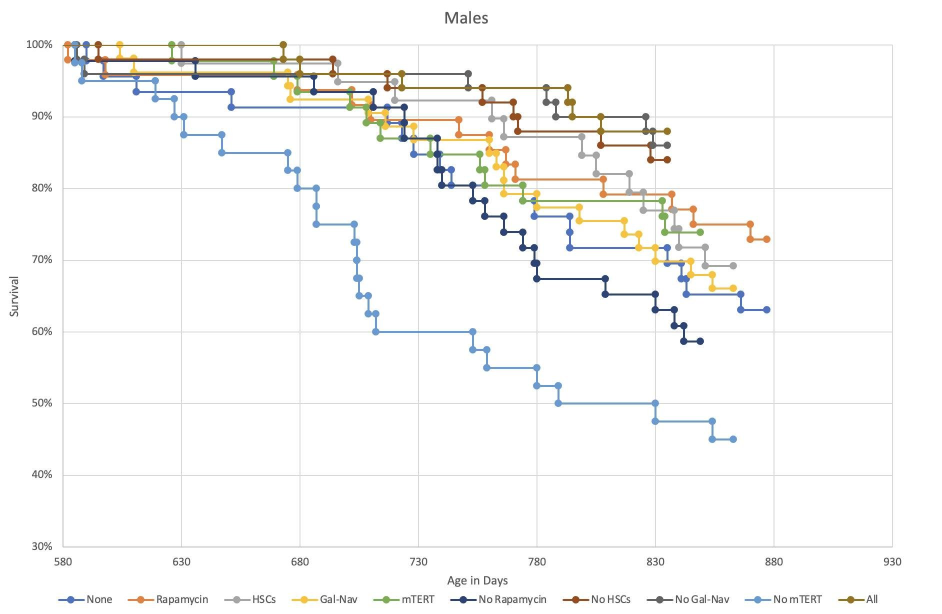
#> input picture fig/23_12_RMR_Males.jpg, 1884 x 1228 px (shown at 1/2 size)
$ jupyter execute --allow-errors 002_ExtractingPointsFromPlot.ipynb
#> lines starting #> are read from the running program, lines starting #| are printed output that depends on the picture
# Predicting most Efficient Interventions for Life Span Increase
#### Data Literacy at University of Tübingen, Winter 2023/24

---
&copy; Daniel Flat, Jackson Harmon, Eric Nazarenus, Aline Bittler 2024. [CC BY-SA 4.0](https://creativecommons.org/licenses/by-sa/4.0/)

Template by Philipp Hennig, 2023. [CC BY-SA 4.0](https://creativecommons.org/licenses/by-sa/4.0/)

[cell 1]
# Imports
import cv2
import numpy as np
import pandas as pd
import matplotlib.pyplot as plt
from matplotlib.ticker import FuncFormatter
from tueplots import bundles

[cell 2]
# Define constants
ROUNDING_DIGITS = 4
STARTING_DAY = 580
SAVE_EVERYTHING = True  # If you want to save the plots from this notebook or not
COLOR_MAP = ["#ADD8E6", "#008000", "#FFD700", "#800080", "#FF7F50", "#40E0D0", "#708090", "#FF8C00", "#FF00FF", "#008080"]
#Original Colors: ['#4e75b8', '#dc813b', '#a4a4a4', '#f6c042', '#29437c', '#97481d', '#7eab4a', '#616161', '#6b98d0', '#9b7425']
TREATEMENT_LIST = ['None', 'Rapamycin', 'HSCs', 'Gal-Nav', 'no_Rapamycin', 'no_HSCs', 'mTERT', 'no_Gal_Nav', 'no_mTERT', 'All']


USE_LATEX = False
FILE_SAVE_ENDING = '.pdf'    # Download it once as .jpg or .svg to make the comparison with the original data plots

We need data of single and multiple treatments. For that we used the data of the first study of ['Robust Mouse Rejuvenation' (RMR)](https://www.levf.org/projects/robust-mouse-rejuvenation-study-1). Unfortunately we did not get access to their data set, but their evaluation plots are available [online](https://www.levf.org/projects/robust-mouse-rejuvenation-study-1/study-updates/november-5th-2023-cem49). So lets have a look at it.

[cell 3]
raw_plot_image_male = cv2.imread('../fig/23_12_RMR_Males.jpg')
#> raw_plot_image_male is the input picture: shape (1228, 1884, 3); mean B, G, R 247.9, 248.7, 248.7
raw_plot_image_female = cv2.imread('../fig/23_12_RMR_Females.jpg')
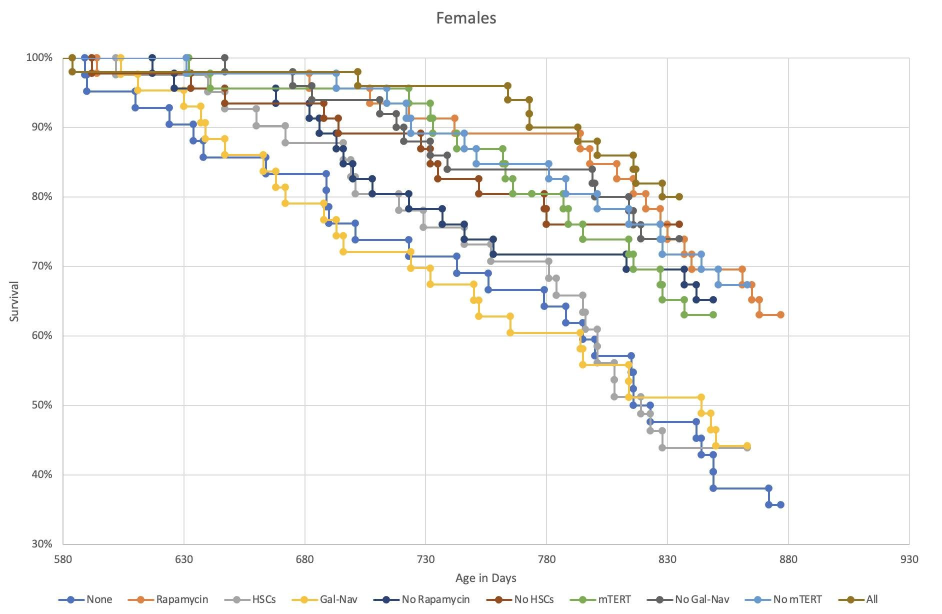
#> input picture fig/23_12_RMR_Females.jpg, 1884 x 1228 px (shown at 1/2 size)
#> raw_plot_image_female is the input picture: shape (1228, 1884, 3); mean B, G, R 247.1, 248.2, 248.3
plt.rcParams.update(bundles.icml2022(column='full', nrows=2, ncols=1, usetex=USE_LATEX))
#> (this line was passed over: tueplots is not available in this run)
fig, (ax1, ax2) = plt.subplots(2, 1)
ax1.imshow(raw_plot_image_male)
ax2.imshow(raw_plot_image_female)
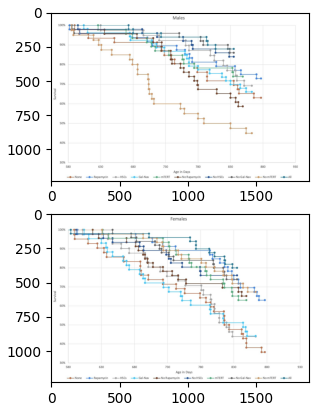
#> figure drawn by matplotlib, 2 panels; B, G, R data is drawn as R, G, B

We are lucky that there are not that many data points in each plot. So that is why we took the fastest option for us and collected the data points manually. For that we used [plotdigitilizer](https://plotdigitizer.com/).

[cell 4]
def loadCSV(path):
    df = pd.read_csv(
        path,
        skiprows=0,
        sep=',',
        engine='python',
        decimal='.',
        dtype={'x': 'float64', 'y': 'float64'}
        )
    return df

#> (the rest of this cell did not finish here and is left out)

First you can see that each data point provides a lot of floating point numbers. That comes from the manual elicitation of the data points.

We decided to round the points to **four digits** in our analysis for simplicity. Furthermore, we added the starting point **(580, 1)** by hand. We did this because the study started their interventions with the mice after **18 months**. (See [RMR](https://www.levf.org/projects/robust-mouse-rejuvenation-study-1))

[cell 5]
def roundNumbers(df):
    df = df.apply(lambda x:round(x, ROUNDING_DIGITS))
    return df

[cell 6]
def addColumn(data_frame, col_name, col_value):
    data_frame[col_name] = col_value

#> (a cell that did not finish here is left out)

## Sanity Check
We want to see if our data points are representing the data of the figures. We will check this with a plot.

[cell 8]
# [32 lines left out: function plotTimeline, not called in this run]

#> (the rest of this cell did not finish here and is left out)

#> (a cell that did not finish here is left out)

Now we have a problem. First, the data points are not in the right order. Secondly you can see some errors have occured during the data collection. Some data points in the future have a higher survival rate then in the past. This does not make sense, so we have to also clip the values.

[cell 10]
# [35 lines left out: function preprocess_data, not called in this run]

#> (a cell that did not finish here is left out)

#> (a cell that did not finish here is left out)

This looks better. Now we will collect all the data points and see how well we fit the original data with our approximations.

[cell 13]
# [8 lines left out: function addTableToDataFrame, not called in this run]

# Add the other groups to this data frame
#> (the rest of this cell did not finish here and is left out)

#> (a cell that did not finish here is left out)

[cell 15]
plot_female = cv2.imread('../fig/2401_sanity_check_female_final.jpg')
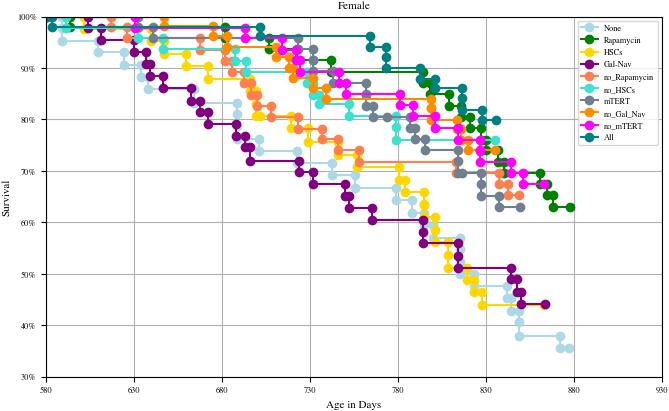
#> input picture fig/2401_sanity_check_female_final.jpg, 669 x 411 px
#> plot_female is the input picture: shape (411, 669, 3); mean B, G, R 237, 237.4, 240
#plt.rcParams.update(bundles.icml2022(column='full', nrows=2, ncols=1, usetex=USE_LATEX))
_, (ax1, ax2) = plt.subplots(2, 1)
ax1.imshow(plot_female)
ax2.imshow(raw_plot_image_female)
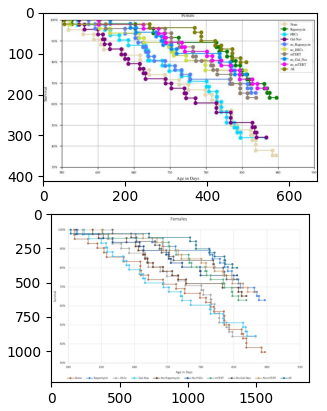
#> figure drawn by matplotlib, 2 panels; B, G, R data is drawn as R, G, B

That looks good. Let us do it for the male population as well.

[cell 16]
def initializeDataFrame(path, sex, category):
    df = loadCSV(path)
    df = roundNumbers(df)
    addColumn(df, 'sex', sex)
    addColumn(df, 'category', category)
    df = preprocess_data(df)
    return df

#> (the rest of this cell did not finish here and is left out)

#> (a cell that did not finish here is left out)

[cell 18]
plot_male = cv2.imread('../fig/2401_sanity_check_male_final.jpg')
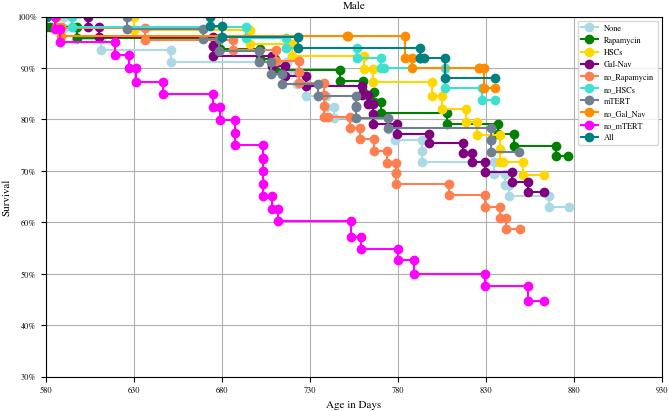
#> input picture fig/2401_sanity_check_male_final.jpg, 669 x 411 px
#> plot_male is the input picture: shape (411, 669, 3); mean B, G, R 239.1, 238.4, 242
plt.rcParams.update(bundles.icml2022(column='full', nrows=2, ncols=1, usetex=USE_LATEX))
#> (this line was passed over: tueplots is not available in this run)
_, (ax1, ax2) = plt.subplots(2, 1)
ax1.imshow(plot_male)
ax2.imshow(raw_plot_image_male)
#> figure, not shown here; B, G, R data is drawn as R, G, B
